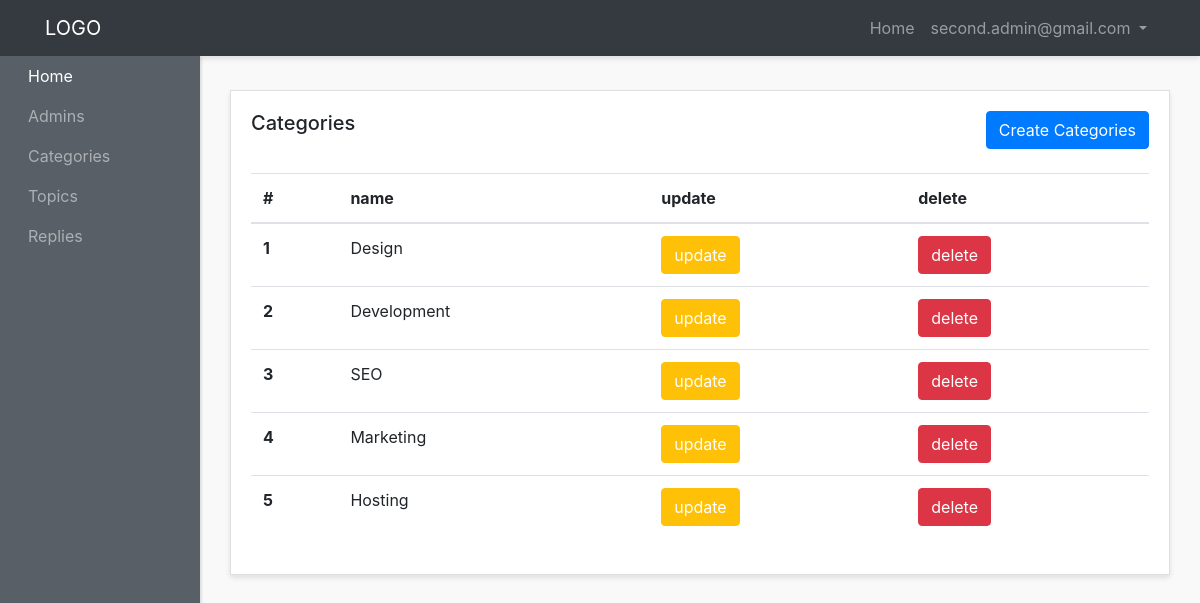
/admin-panel/categories-admins/show-categories.php (signed in), run on an earlier commit of the app's database.
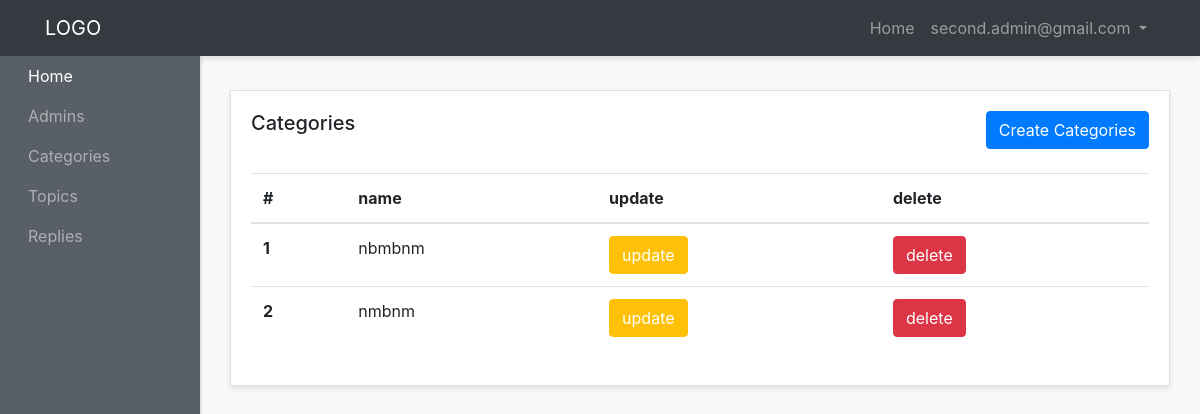
And on a later commit of the database.
### tables this page shows
CREATE TABLE `categories` (
  `id` int(5) NOT NULL,
  `name` varchar(200) NOT NULL,
  `created_at` date NOT NULL DEFAULT current_timestamp()
);

### admin-panel/categories-admins/show-categories.php (the view, shortened to what this page needs)
<?php require "../layouts/header.php"; ?>
<?php require "../../config/config.php"; ?>
<?php
  $categories  = $conn->query("SELECT * FROM categories");
  $categories->execute();
  $allCategories = $categories->fetchAll(PDO::FETCH_OBJ);
?>
      <div class="row">
        <div class="col">
          <div class="card">
            <div class="card-body">
              <h5 class="card-title mb-4 d-inline">Categories</h5>
              <a  href="<?php echo ADMINURL; ?>/categories-admins/create-category.php" class="btn btn-primary mb-4 text-center float-right">Create Categories</a>
              <table class="table">
                <thead>
                  <tr>
                    <th scope="col">#</th>
                    <th scope="col">name</th>
                    <th scope="col">update</th>
                    <th scope="col">delete</th>
                  </tr>
                </thead>
                <tbody>
                  <?php foreach($allCategories as $category) : ?>
                  <tr>
                    <th scope="row"><?php echo $category->id; ?></th>
                    <td><?php echo $category->name; ?></td>
                    <td><a  href="update-category.php?id=<?php echo $category->id; ?>" class="btn btn-warning text-white text-center ">update</a></td>
                    <td><a href="delete-category.php?id=<?php echo $category->id; ?>" class="btn btn-danger  text-center ">delete</a></td>
                  </tr>
                  <?php endforeach; ?>
                </tbody>
              </table>
            </div>
          </div>
        </div>
      </div>
<?php require "../layouts/footer.php"; ?>

What changed in the data, as far as the page shows it:
removed categories: id "3", name "SEO"
removed categories: id "4", name "Marketing"
removed categories: id "5", name "Hosting"
changed categories id 1: name "Design" → "nbmbnm"
changed categories id 2: name "Development" → "nmbnm"
